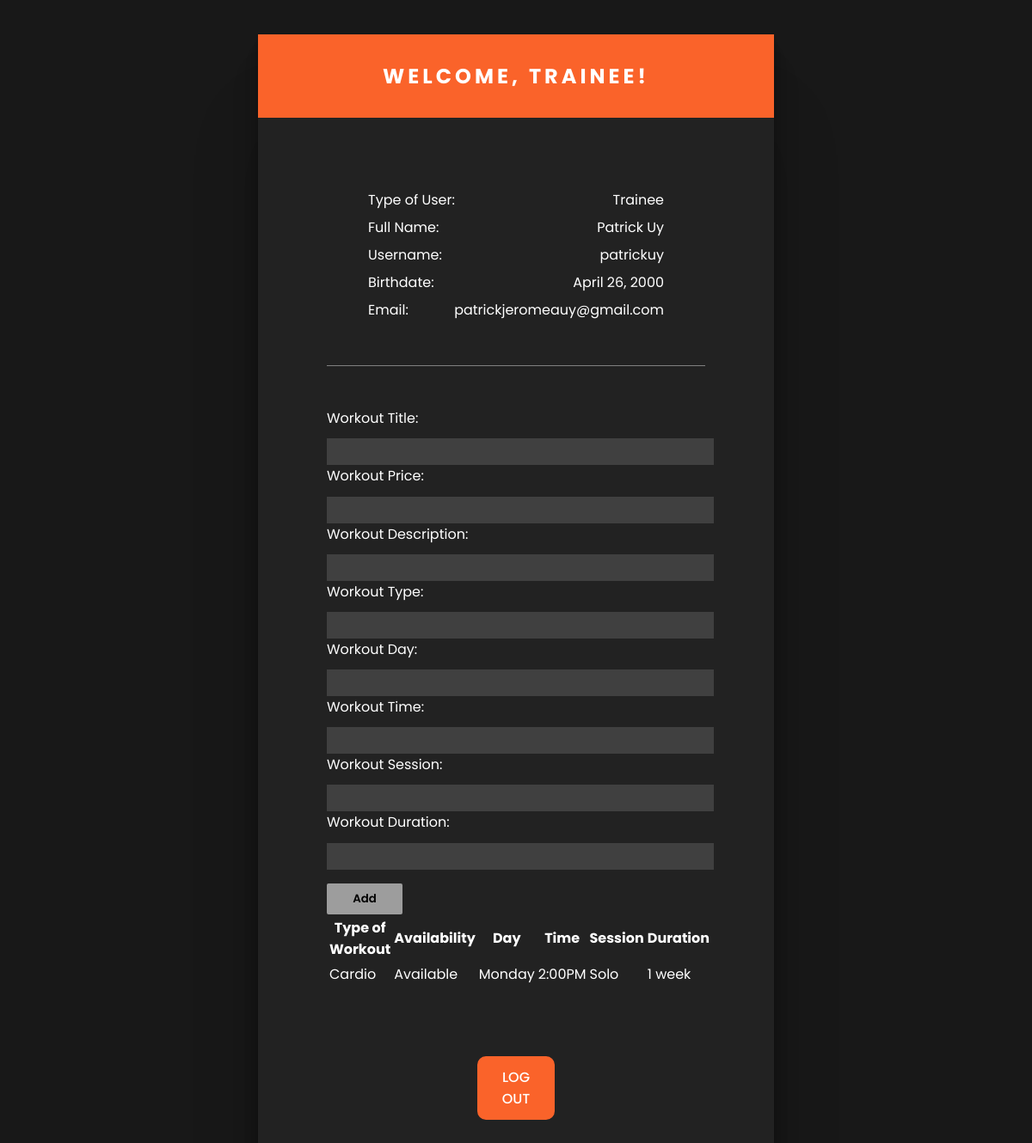
The app's page /user/profile/patrickuy (signed in) with its own data.
### tables this page shows
CREATE TABLE `users` (
  `users_id` int(11) NOT NULL,
  `users_account` varchar(100) NOT NULL,
  `users_avatar` varchar(255) NOT NULL,
  `users_name` varchar(255) NOT NULL,
  `users_username` varchar(255) NOT NULL,
  `users_birthdate` varchar(255) NOT NULL,
  `users_email` varchar(255) NOT NULL,
  `users_password` varchar(255) NOT NULL,
  `users_code` varchar(20) NOT NULL,
  `users_active` int(1) NOT NULL,
  `users_wallet` float NOT NULL
);

CREATE TABLE `services` (
  `services_id` int(11) NOT NULL,
  `services_title` varchar(255) NOT NULL,
  `services_price` varchar(255) NOT NULL,
  `services_description` text NOT NULL,
  `services_type` varchar(255) NOT NULL,
  `services_availability` int(1) NOT NULL,
  `services_time` varchar(255) NOT NULL,
  `services_day` varchar(255) NOT NULL,
  `services_session` varchar(255) NOT NULL COMMENT 'grouped or solo',
  `services_duration` varchar(255) NOT NULL,
  `users_id` int(11) NOT NULL
);

### application/controllers/User.php (called while the page is built, shortened)
<?php
class User extends CI_Controller {
	function __construct(){
		$this->load->model('user_model');
		$this->load->helper(array('form', 'url'));
        $this->load->library('form_validation');
        $this->load->library('session');
        $this->load->library('javascript');
	}
    public function profile() {
        $username = $this->uri->segment(3);
        $data["users"] = $this->user_model->fetch_data($username);
        foreach($data["users"] as $row) {
            $userid = $row->users_id;
        }
        $data["services"] = $this->user_model->get_services($userid);
        $this->load->view("userprofile", $data);
    }
}

### index.php (called while the page is built, shortened)
<?php
require_once BASEPATH.'core/CodeIgniter.php';

### application/models/User_model.php (called while the page is built, shortened)
<?php
class User_model extends CI_Model {
	public function fetch_data($username) {
        $query = $this->db->get_where('users', array('users_username' => $username));
        $result = $query->result();
        return $result;
    }
    public function get_services($userid) {
        $query = $this->db->get_where('services', array('users_id' => $userid));
        $result = $query->result();
        return $result;
    }
}

### application/views/userprofile.php (the view, shortened to what this page needs)
<!DOCTYPE html>
<html lang="en">
<head>
    <link rel="stylesheet" href="<?php echo base_url('assets/css/profile_styles.css')?>">
</head>
<body>
<div class="container">
	<div class="header">
		<h1>Welcome, Trainee!</h1>
	</div>
	<div class="body-container">
		<div class="dtls-container">
			<?php
				foreach($users as $row){
			?>
			<div class="info-row">
				<p>Type of User:</p>
				<p><?php echo $row->users_account; ?></p>
			</div>
			<div class="info-row">
				<p>Full Name:</p>
				<p><?php echo $row->users_name; ?></p>
			</div>
			<div class="info-row">
				<p>Username:</p>
				<p><?php echo $row->users_username; ?></p>
			</div>
			<div class="info-row">
				<p>Birthdate:</p>
				<p><?php echo $row->users_birthdate; ?></p>
			</div>
			<div class="info-row">
				<p>Email:</p>
				<p><?php echo $row->users_email; ?></p>
			</div>
			<?php
				}
			?>
		</div>
		<h2 id="border"></h2>
		<div>
			<form method="post" action="<?php echo base_url();?>user/add_service">
				<div class="input-form">
					<label>Workout Title: </label>
					<input type="text" name="workout_title">
				</div>
				<div class="input-form">
					<label>Workout Price: </label>
					<input type="text" name="workout_price">
				</div>
				<div class="input-form">
					<label>Workout Description: </label>
					<input type="text" name="workout_description">
				</div>
				<div class="input-form">
					<label>Workout Type: </label>
					<input type="text" name="workout_type">
				</div>
				<div class="input-form">
					<label>Workout Day: </label>
					<input type="text" name="workout_day">
				</div>
				<div class="input-form">
					<label>Workout Time: </label>
					<input type="text" name="workout_time">
				</div>
				<div class="input-form">
					<label>Workout Session: </label>
					<input type="text" name="workout_session">
				</div>
				<div class="input-form">
					<label>Workout Duration: </label>
					<input type="text" name="workout_duration">
				</div>
				<div class="registerbtn">
					<input type="submit" value="Add"/>
				</div>
			</form>
		</div>
		<div>
			<table>
				<thead>
					<tr>
						<th>Type of Workout</th>
						<th>Availability</th>
						<th>Day</th>
						<th>Time</th>
						<th>Session</th>
						<th>Duration</th>
					</tr>
				</thead>
				<tbody>
					<?php
						foreach($services as $row) {
							echo "<tr>";
							echo "<td>".$row->services_type."</td>";
							echo "<td>".($row->services_availability == 1 ? "Available" : "Unavailable")."</td>";
							echo "<td>".$row->services_day."</td>";
							echo "<td>".$row->services_time."</td>";
							echo "<td>".$row->services_session."</td>";
							echo "<td>".$row->services_duration."</td>";
						}
					?>
				</tbody>
			</table>
		</div>
		<div class="btn-logout">
			<a href="<?php echo base_url();?>user/logout">LOG OUT</a>
		</div>
	</div>
</div>
</body>
</html>

### assets/css/profile_styles.css (style rules this page uses)
body { margin: 0; padding: 0; background-color: #181818; }
.container { max-width: 50%; margin-top: 2rem; margin-bottom: 2rem; box-shadow: 0 2.8px 2.2px rgba(0, 0, 0, 0.034), 0 6.7px 5.3px rgba(0, 0, 0, 0.048), 0 12.5px 10px rgba(0, 0, 0, 0.06), 0 22.3px 17.9px rgba(0, 0, 0, 0.072), 0 41.8px 33.4px rgba(0, 0, 0, 0.086), 0 100px 80px rgba(0, 0, 0, 0.12); margin-top: 5vh; margin-left: auto; margin-right: auto; font-family: 'Poppins', 'sans-serif'; background-color: #222222; color: #FFFFFF; }
.header { background-color: #FA632A; text-align: center; color: #FFFFFF; padding: 15px; font-size: 12px; text-transform: uppercase; letter-spacing: 4px; }
.header h1 { text-transform: uppercase; text-align: center; }
.body-container { padding: 5rem; }
.info-row { line-height: 0; display: flex; flex-direction: row; justify-content: space-between; gap: 1rem; font-size: 16px; padding-left: 3rem; padding-right: 3rem; }
#border { margin-top: 3rem; margin-left: auto; margin-right: auto; margin-bottom: 3rem; border-top: 1px solid #b1b1b1ab; }
.input-form { display: flex; flex-direction: column; gap: 0.7rem; }
input[type="text"], input[type="password"] { padding-right: 20px; width: 450px; -webkit-box-sizing: border-box; -moz-box-sizing: border-box; box-sizing: border-box; padding: 8px; display: inline-block; border: none; background: #c4c4c42f; color: #FFFFFF; }
.registerbtn { margin-top: 1rem; display: flex; flex-direction: column; align-items: center; width: 20%; }
input[type="submit"] { font-family: 'Poppins', 'sans-serif'; border-radius: 2px; background-color: #e5e5e5a2; text-decoration: none; border: none; align-items: center; padding: 0.5rem; width: 100%; font-weight: 600; vertical-align: middle; }
.btn-logout { display: flex; margin-top: 5rem; align-items: center; justify-content: center; }
.btn-logout a { text-align: center; text-decoration: none; background-color: #FA632A; border: solid 2px #FA632A; color: #FFFFFF; border-radius: 10px; width: 15%; padding: 10px; text-align: center; font-weight: 500; }

### records on screen
users: users_account "Trainee", users_name "Patrick Uy", users_username "patrickuy", users_birthdate "April 26, 2000", users_email "patrickjeromeauy@gmail.com"
services: services_type "Cardio", services_availability "Available", services_day "Monday", services_time "2:00PM", services_session "Solo", services_duration "1 week"
